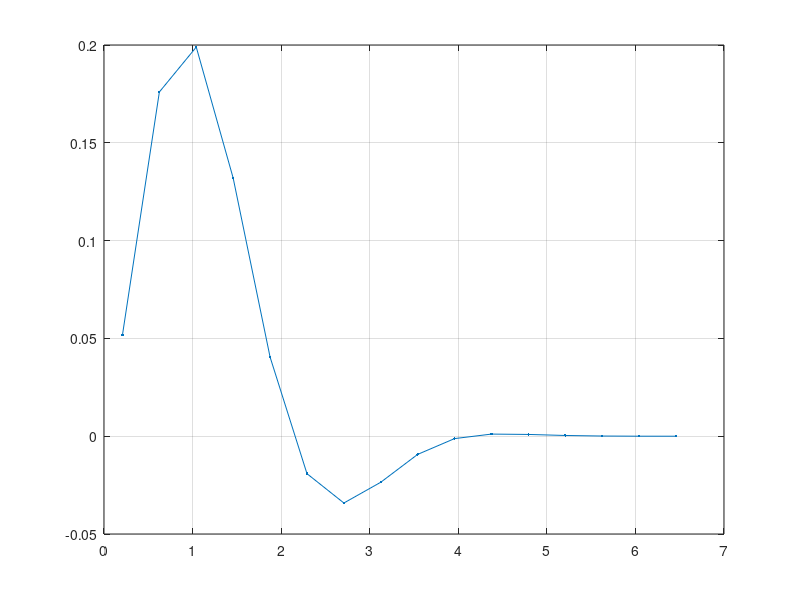
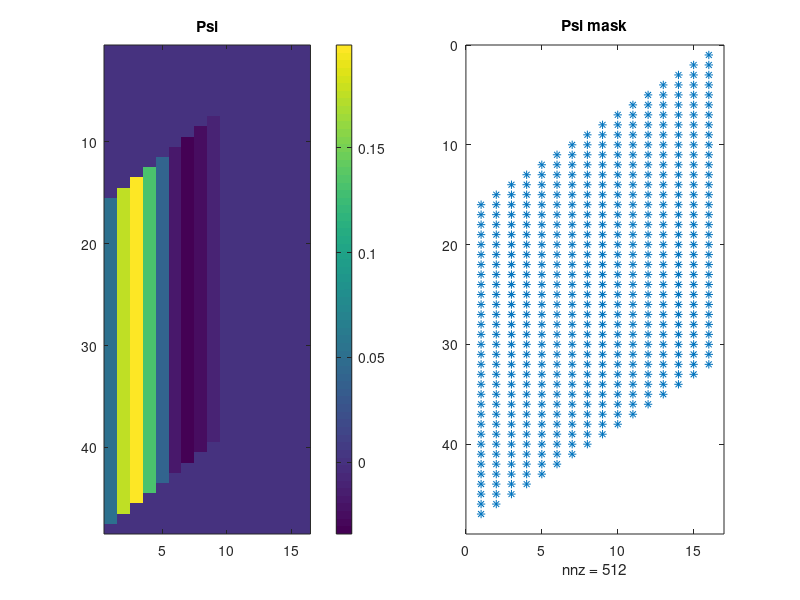

Write MATLAB code to recreate these figures, in order. (Note: this script raises an error after producing the figures.)
% from test4.m
% stationary kernel

clear all; rng(2024);

addpath /Users/leviathaniety/Documents/MATLAB/Functions;
thein = "/Users/leviathaniety/Dropbox (GaTech)/PROJ-PointProcessWithUncertainty/Codes/CodePackage/Input/";
theout = "/Users/leviathaniety/Dropbox (GaTech)/PROJ-PointProcessWithUncertainty/Codes/CodePackage/Output/";
theplot = "/Users/leviathaniety/Dropbox (GaTech)/PROJ-PointProcessWithUncertainty/Codes/CodePackage/Plots/";
thedoc = "test_f0_timeonly_stationary";


%% kenrel Psi
N = 32; %320;
Nprime = 16; %80;

T = 20; %max time length T
h = T/N;
tau_max = h*Nprime;

nt = (N+Nprime);
ntau = Nprime;
ut_kernel = 20; 
tau_grid = ((0.5:1:ntau)/nt)'*ut_kernel;

psi1 = 0.01*exp(-(8.*(tau_grid ).^2/25))...
    + 0.25*exp(-(6.*(tau_grid ).^2/25)).*sin(-0.05*pi+tau_grid/2*pi);

psi1= psi1';

figure(1),clf;
plot(tau_grid, psi1, '.-' )
grid on;

psi_full = ones(nt,1)*psi1;

%% make stationary
psi = psi_full;

% mask
a= ones(N+Nprime, Nprime);
psi_mask = triu(a, -N+1).*tril(a,0);
psi_mask = psi_mask(:,end:-1:1);
psi = psi.*psi_mask;


[im, jm, ~] = find(psi_mask);   %the nonzero indexing in the psi mask
indm = sub2ind( [N+Nprime, Nprime], im, jm);
vpsi = psi(indm); %[im,jm,vpsi] is the sparse repn of psi

figure(2),clf;
subplot(121), imagesc(psi);
title('Psi'); colorbar();
subplot(122), spy(psi_mask);
title('Psi mask'); 

% graph laplacian
Lt = make_1d_laplacian(Nprime+N)/h^2;
Ltau = make_1d_laplacian(Nprime)/h^2;



%% full K
% no mask
a= ones(N+Nprime, Nprime);
full_mask = triu(a, -N+1);
full_mask = full_mask(:,end:-1:1);
[imf, jmf, ~] = find(full_mask);
vpsi_full = psi_full(sub2ind( [N+Nprime, Nprime], imf, jmf));
K_full = sparse(imf,imf+jmf,vpsi_full, N+Nprime,N+Nprime);

%% K and Psi
jk = im+jm-Nprime;
K = sparse(im,jk,vpsi, N+Nprime,N);

% from K to psi
indk = sub2ind( [N+Nprime, N], im, jk);
vk = K(indk); %[im,jk,vk] is the sparse repn of psi

jm2 =jk+Nprime-im;
assert( norm(jm - jm2)<1e-15);

%psi2 = sparse(im,jk+Nprime-im, vk, N+Nprime, Nprime );
psi2 = sparse(im,jm, vk, N+Nprime, Nprime );
assert( norm(psi - psi2)<1e-15);

figure(3),clf;
subplot(121), imagesc(K);
title('K'); colorbar();
subplot(122), spy(K);



%% generate traj
phi_func = @(x) 1-exp(-x);

mu_true = 0.2; %0.125; 
    %mu = 0.2 for N= 320

M = 10000; 
y_ob = false(M, Nprime+N);

eta_ob = false(M, Nprime+N, N);
lambda_true = zeros(M,N);

disp('generating trajectories...')
tic,
for i = 1: Nprime+N
    
    if i <= Nprime
        
        if (0)
            y_ob(:, i ) = (rand( M, 1) < mu_true); % no use kernel
        else
            ypre = y_ob(:, 1:i-1);
            kernelt = K(1:i-1,i);
            lambdat =sum(bsxfun(@times, kernelt, ypre' ),1)'+ mu_true;
            pyt = phi_func( h*max(0,lambdat));
            y_ob(:, i) = (rand(M,1) <  pyt);
        end
    else
        t = i-Nprime;
        ypre = y_ob(:, t:t+Nprime-1);
        eta_ob(:, t:t+Nprime-1, t)= ypre;
        kernelt = K(t:t+Nprime-1,t);
        lambdat =sum(bsxfun(@times, kernelt, ypre' ),1)'+ mu_true;
        if min(lambdat) < 0
            warning( sprintf('min lamdba = %6.4f\n',min(lambdat)))
        end
       
        lambda_true(:,t) = lambdat; 
        pyt = phi_func( h*max(0,lambdat)); %todo: give warning if true lambda<0
        y_ob(:, i) = (rand(M,1) <  pyt);
    end
end
toc


%
[min_lam_true,i_min]= min(min(lambda_true,[],2));
max_lam_true= max(lambda_true(:));

figure(4);clf;
imagesc(lambda_true); colorbar;
title(sprintf('true lambda, min=%5.4f, max=%5.4f',min_lam_true,max_lam_true )); 

figure(5),clf;
imagesc(y_ob);
title('y observed')

figure(6), clf; hold on;
plot(lambda_true(3:5:20,:)')
plot(lambda_true(i_min,:)','.-')
grid on;

%return;

%% split data
event_data = y_ob;

ntr = 4800; %32000; %16000;
nte = min(500,M -ntr);

tmp = randperm(M);
idx_tr = tmp(1:ntr);
idx_te = tmp(ntr+1:ntr+nte);


event_data_tr = event_data(idx_tr,:);
event_data_te = event_data(idx_te,:);
            
lam_true_val = lambda_true(idx_te,:);
p_val_true =  phi_func(h* lam_true_val);


%% 

% zero init

X_row = zeros(1, Nprime); %initial matrix
X = zeros(N+Nprime,Nprime);


%% kernel recovery
use_VI = 0;

% barrier hyper parameter
min_b = 0.01; %0.03;
B_weight = 0.1; % 0.1
smooth_weight = 0.004; % 1*h^2
mode = "eliminate";


if use_VI
    label = "VI";
    lr_schedule = [0.4*ones(20,1), 0.2*ones(20,1), 0.2*ones(20,1) ];
else
    label = "GD";
    lr_schedule = [0.2*ones(20,1), 0.1*ones(20,1), 0.1*ones(20,1) ];
end

bs_schedule = [400*ones(60,1)];

num_epoch = numel(lr_schedule );

nll_all = zeros(num_epoch,1);
err1_kernel_all = zeros(num_epoch,1);
p_mae_all = zeros(num_epoch,2);
mu_mae_all = zeros(num_epoch,1);
mu_all = zeros(num_epoch,1);

if mode == "cheat"
    mu = mu_true;
elseif mode == "eliminate"
    mu = mean(mean(event_data_tr,2))/h;
end

for iepoch = 1:num_epoch

    etaK = lr_schedule(iepoch);
    batch_size = bs_schedule(iepoch);
    num_batch = floor(ntr/batch_size);

    disp('training...')
    tic,

    count_violates = 0; 

    nll_sum = 0;
    count_type2 = 0;

    idtr_epoch = randperm(ntr); % scrable training data
    for ibatch = 1: num_batch
        
        idtr_batch = idtr_epoch((ibatch-1)*batch_size+1:ibatch*batch_size);
        %%
        edata = event_data_tr(idtr_batch,:); 
             
        % compute projected data
        [Pob, Eob, eventJall,eventJob]= network_proj_mod_speed_N_graph2(edata, X, N+Nprime, Nprime, 1);
        
        % compute Lambda, size (1, Nob*batch_size)
        Lambda = sum(Pob{1,1},1)+mu;

        % decide if Lambda violates buffer
        lam_batch = zeros(batch_size, N*1); %[batch_size, N]
        for b = 1:batch_size
            lam_batch(b,:) = reshape((Lambda(:,(b-1)*N+1:b*N))',[N*1,1]);
        end

%         lam_batch_speed = lam_batch;


        min_lam_batch = min( lam_batch, [],2);
        id_type1 = find( min_lam_batch < min_b );
        batch_sz1 = numel(id_type1);
        if  batch_sz1 > 0
            min_min_lam_batch = min( min_lam_batch);
            warning(sprintf('has violation, min lam = %6.4f\n', min_min_lam_batch));
%             assert( min_min_lam_batch > 0 ); %still ask min to be >0
            if min_min_lam_batch < 0
                warning('min lam less than zero!')
            end
        end

        id_type2 = (1:batch_size);
        id_type2(id_type1) = [];
        id_type1_squeeze = zeros([1,N*batch_sz1]);
        for bb = 1:batch_sz1
            id = id_type1(bb);
            id_type1_squeeze((bb-1)*N+1:bb*N) = (id-1)*N+1:id*N;
        end
        batch_sz2 = batch_size-batch_sz1;
        
        count_violates = count_violates + batch_sz1;


        % compute log-likelihood on type2
        yob = sparse(1,eventJob{1,1},1,1,N*batch_size);
        yob_type1 = yob(id_type1_squeeze);
        yob_type2 = yob;
        yob_type2(id_type1_squeeze) = [];

        Lambda_type1 = Lambda(id_type1_squeeze);
        Lambda_type2 = Lambda;
        Lambda_type2(id_type1_squeeze) = [];

        lklhA1 = sum(yob_type2.*log( (1-exp(-h*Lambda_type2))./Lambda_type2) ,"all");
        lklhA2 = sum(yob_type2.*log(Lambda_type2),"all");
        lklhB = sum((1-yob_type2).*Lambda_type2,"all")*h;
        likelihood = (lklhA1+lklhA2-lklhB);

        nll_sum = nll_sum-likelihood;
        count_type2 = count_type2 +batch_sz2; %number of trajectories that is added into nll


        %% compute grad field for F on type2
        dldX = zeros(N+Nprime,Nprime); % gardient on kernel matrix 
        if use_VI % negative vector field to minimize the loss
            dldLambda =- kron((1-(exp(-h*Lambda))-yob), ones(1,1)); % (1,Nob*batch_sz2) 
        else % negative vector field to minimize the loss
            dldLambda = yob.*(h./(exp(h*Lambda)-1)) - h*(1-yob); % (1,Nob*batch_sz2)
        end


%         dldlam_batch = zeros(batch_sz2, N*1); %[batch_size, N]
%         for b = 1:batch_sz2
%             dldlam_batch(b,:) = reshape((dldLambda(:,(b-1)*N+1:b*N))',[N*1,1]);
%         end



        diag_ind = -(1:Nprime);

        % compute grad from dK
        Eob11 = Eob{1,1};
        dldK_k1k2 = zeros(N+Nprime,N);
        for ib = id_type2
            % sum over batch type 2
            dldK_k1k2 = dldK_k1k2 + Eob11(:,N*(ib-1)+1:N*ib).*kron(dldLambda(N*(ib-1)+1:N*ib), ones(N+Nprime,1));
        end
        % clear dldK_k1k2_alongbatch;
        dldK_k1k2_extend = zeros(N+Nprime,N+Nprime);
        dldK_k1k2_extend(:,Nprime+1:N+Nprime) = dldK_k1k2;

        % reshape dK to dPsi
        dldX_k1k2 = spdiags(dldK_k1k2_extend',diag_ind);
        dldX(:,:) = dldX_k1k2/batch_sz2; 
        



        %% compute grad field for barrier on type1
        dBdX = zeros(N+Nprime,Nprime);
        if batch_sz1 > 0

            if 0
                dBdLambda = -min_b./(Lambda);
            else
                dBdLambda = (Lambda-min_b)/(min_b*0.1);
            end
            
%             dBdLambda = -min_b./(Lambda);
            dBdLambda = dBdLambda.*(Lambda < min_b);
    
            % compute grad from dK
            dBdK_k1k2 = zeros(N+Nprime,N);
            for ib = id_type1
                % sum over batch
                dBdK_k1k2 = dBdK_k1k2 + Eob11(:,N*(ib-1)+1:N*ib).*kron(dBdLambda(N*(ib-1)+1:N*ib), ones(N+Nprime,1));
            end
            % clear dBdK_k1k2_alongbatch
            dBdK_k1k2_extend = zeros(N+Nprime,N+Nprime);
            dBdK_k1k2_extend(:,Nprime+1:Nprime+N) = dBdK_k1k2;
    
            % reshape dK to dPsi
            dBdX_k1k2 = spdiags(dBdK_k1k2_extend',diag_ind);
            dBdX(:,:) = dBdX_k1k2; 
            dBdX = dBdX*B_weight; %remove last row of dX
        end


        
       
       
        
        %% update kernel 
        dX = dldX-dBdX;  
        X_row = X_row + etaK*mean(dX,1); %update X
        X = kron(ones(N+Nprime,1), X_row);
        X = X.*psi_mask;

        

        

        %% update mu under eliminate mode
        if mode == "eliminate"
            mu_proposed = search_mu_timeonly(yob, sum(Pob{1,1},1), h, batch_size, mu);
            mu = 0.9*mu+0.1*mu_proposed;
            mu_all(iepoch) = mu;
        end

    end

    % smoothify kernel
    Lt = make_1d_laplacian(Nprime+N);
    Ltau = make_1d_laplacian(Nprime);

    X = X- etaK*smooth_weight*(Lt*X);

    X = X';
    X = X- etaK*smooth_weight*(Ltau*X);
    X = X';
    theta_psi = X;

    if mod(iepoch,10)==0
        figure(9),clf;
        imagesc(theta_psi); colorbar();
        title(sprintf('epoch %d',iepoch));
        drawnow();
    end
       
    %kernel error on submatrix    
        % todo: compute the vector on active region, N'*N size
    psi_sub = psi(Nprime: N, :);
    theta_psi_sub = theta_psi(Nprime: N, :);
    err1 = norm(theta_psi_sub - psi_sub, 'fro')/ norm(psi_sub,'fro');
    err1_kernel_all(iepoch) = err1;
    

    % epoch average nll
    nll_epoch =nll_sum/count_type2;
    nll_all(iepoch) = nll_epoch;

    % mu error
    errmu = abs(mu-mu_true)/mu_true;
    mu_mae_all(iepoch) = errmu;

    toc,

    %% prediction error on test traj
    disp('testing...')
    tic,
    [Pob_te, Eob_te, eventJall_te,eventJob_te]= network_proj_mod_speed_N_graph2(event_data_te, X, N+Nprime, Nprime, 1);

    % compute Lambda, size (1, N*batch_size)
    Lambda_te = sum(Pob_te{1,1},1)+mu;
    
    % reshape Lambda to pair the shape of data y
    lam_val = zeros(nte,N*1);
    for b = 1:nte
        lam_val(b,:) = reshape((Lambda_te(:,(b-1)*N+1:b*N))',[N*1,1]);
    end
    hatp_val = (1-exp(-h*lam_val));







    min_lam_val = min(lam_val,[],2);
    if sum( min_lam_val < min_b ) > 0
        warning('has violation on val set');
%         assert( min(min_lam_val) > 0);
    end
    
    mae_lam_val = mean(abs( lam_val - lam_true_val),2);
    l1_lam_val_true = mean(abs(lam_true_val), 2);
    [~,idmae] = sort( mae_lam_val,'descend');

    mae_p_val = mean(abs( hatp_val - p_val_true),2);
    l1_p_val_true = mean( abs(p_val_true), 2);
    relmae_p_val = mae_p_val./l1_p_val_true;
    avg_p_mae = mean(relmae_p_val);
    worst_p_mae = max(relmae_p_val );

    p_mae_all(iepoch,:) = [avg_p_mae,worst_p_mae];
    toc
            

    %%
    fprintf('epoch %d, count of viol=%d, nll_tr=%6.4f; err1=%6.4f, errmu = %6.4f, errp=%6.4f, %6.4f\n', ...
        iepoch, count_violates, nll_epoch, err1, errmu, avg_p_mae, worst_p_mae );



   
end




% return;



%% kernel
save(strcat(theout,thedoc,label,".mat"), "X");

%% true kernel plot


figure(11),clf;
fig = imagesc(reshape(psi(:,1:Nprime,1),[N+Nprime,Nprime]), 'YData', [-Nprime, N]); 
line([0,Nprime]+0.5, [0,-Nprime], 'Color', 'w','LineWidth',1);
line([0,Nprime]+0.5, [N,N-Nprime], 'Color', 'w','LineWidth',1);
colorbar();
fig.AlphaData = 0.8;
set(gca,'FontSize',8)
ax = gca;
xlabel('{Time delay} $j-i$','fontsize',8,'interpreter','latex');
ylabel('{Time index} $i$','fontsize',8,'interpreter','latex');
drawnow();
figH = gcf;
set(figH, 'Units', 'points','OuterPosition', [0 0 157 180]) % standard size: 19.7 17.5
exportgraphics(ax,strcat(theplot,thedoc,"_TrueKer.pdf"));  

%% kernel plot
% label = "VI"
% 
% X = load(strcat(theout,thedoc,label,".mat"));
% X = X.X;
% X = X.*psi_mask;

figure(12),clf;
fig = imagesc(reshape(X(:,1:Nprime,1),[N+Nprime,Nprime]), 'YData', [-Nprime, N]); 
line([0,Nprime]+0.5, [0,-Nprime], 'Color', 'w','LineWidth',1);
line([0,Nprime]+0.5, [N,N-Nprime], 'Color', 'w','LineWidth',1);
colorbar();
fig.AlphaData = 0.8;
set(gca,'FontSize',8)
ax = gca;
xlabel('{Time delay} $j-i$','fontsize',8,'interpreter','latex');
ylabel('{Time index} $i$','fontsize',8,'interpreter','latex');
drawnow();
figH = gcf;
set(figH, 'Units', 'points','OuterPosition', [0 0 157 180]) % standard size: 19.7 17.5
exportgraphics(ax,strcat(theplot,thedoc,"_EstKer",label,".pdf"));  

%% kernel error
% label = "VI"
% 
% X = load(strcat(theout,thedoc,label,".mat"));
% X = X.X;
% X = X.*psi_mask;


tmpX = X(Nprime+1:N,1:Nprime);
tmppsi = psi(Nprime+1:N,1:Nprime);
tmpdiff = tmpX-tmppsi;
tmppsi = reshape(tmppsi,[(N-Nprime)*Nprime,1]);
tmpdiff = reshape(tmpdiff,[(N-Nprime)*Nprime,1]);
if 1
    tmppsi = reshape(tmppsi, [(N-Nprime)*Nprime,1]);
    tmpdiff = reshape(tmpdiff, [(N-Nprime)*Nprime,1]);
end
kernel_error = [norm(tmpdiff,1);norm(tmpdiff,2);norm(tmpdiff,"inf")];
kernel_rela_err = kernel_error./[norm(tmppsi,1);norm(tmppsi,2);norm(tmppsi,"inf")];
fprintf(['-----Kernel Error Table----- \n' ...
    'Line 1: Rel l1, Rel l2, Rel l inf\n'])
kernel_rela_err'

save(strcat(theout,thedoc,label,"_EstKerRelErr.mat"), "kernel_rela_err");

%% mu
save(strcat(theout,thedoc,label,"_mu.mat"), "mu");

figure(7),clf;

box on;
plot(1:iepoch, mu_all(1:iepoch),'.-','LineWidth',1);
grid on;

xlabel('{Epoch}','interpreter','latex');
ylabel('{$\mu$}','interpreter','latex');
set(gca,'FontSize',8);
% lgd = legend('train','Location','best');
ax = gca;
figH = gcf;
set(figH, 'Units', 'points','OuterPosition', [0 0 235 235]) % standard size: 19.7 17.5
exportgraphics(ax,strcat(theplot,thedoc,label,"_mu_all",".pdf")); 
save(strcat(theout,thedoc,label,"_mu_all.mat"), "mu_all");

%% mu error
mudiff = mu-mu_true;
mu_error = [norm(mudiff,1);norm(mudiff,2);norm(mudiff,"inf")];
mu_rela_err = mu_error./[norm(mu_true,1);norm(mu_true,2);norm(mu_true,"inf")];
fprintf(['-----Mu Error Table----- \n' ...
    'Line 1: Rel l1, Rel l2, Rel l inf\n'])
mu_rela_err'
save(strcat(theout,thedoc,label,"_EstMuRelErr.mat"), "mu_rela_err");

%% likelihood plot
figure(8),clf;

box on;
plot(1:iepoch, nll_all(1:iepoch),'.-','LineWidth',1);
grid on;

xlabel('{Epoch}','interpreter','latex');
ylabel('{Negative log-likelihood}','interpreter','latex');
set(gca,'FontSize',8);
lgd = legend('train','Location','best');
ax = gca;
figH = gcf;
set(figH, 'Units', 'points','OuterPosition', [0 0 235 235]) % standard size: 19.7 17.5
exportgraphics(ax,strcat(theplot,thedoc,label,"_TrainLogLike",".pdf")); 
save(strcat(theout,thedoc,label,"_TrainLogLike",".mat"), "nll_all");

%% prob prediction error
[Pob_te, Eob_te, eventJall_te,eventJob_te]= network_proj_mod_speed_N_graph2(event_data_te, X, N+Nprime, Nprime, 1);
% compute Lambda, size (1, N*batch_size)
Lambda_te = sum(Pob_te{1,1},1)+mu;

% reshape Lambda to pair the shape of data y
lambda_te = zeros(N*1, nte);
for b = 1:nte
    lambda_te(:,b) = reshape((Lambda_te(:,(b-1)*N+1:b*N))',[N*1,1]);
end
prob_te = (1-exp(-h*lambda_te));

[Pob_te_tru, Eob_te, eventJall_te,eventJob_te]= network_proj_mod_speed_N_graph2(event_data_te, psi, N+Nprime, Nprime, 1);
% compute Lambda, size (1, N*batch_size)
Lambda_te_tru = sum(Pob_te_tru{1,1},1)+mu_true;

% reshape Lambda to pair the shape of data y
lambda_te_tru = zeros(N*1, nte);
for b = 1:nte
    lambda_te_tru(:,b) = reshape((Lambda_te_tru(:,(b-1)*N+1:b*N))',[N*1,1]);
end
prob_te_tru = (1-exp(-h*lambda_te_tru));


prob_diff = prob_te-prob_te_tru;



proberror = zeros([nte,6]); 
for l = 1:nte
    proberror(l,1) = norm(prob_diff(:,l),1)/N; % MAE
    proberror(l,2) = sqrt(norm(prob_diff(:,l),2).^2/N); % RMSE
    proberror(l,3) = norm(prob_diff(:,l),"inf"); % worst

    proberror(l,4) = norm(prob_diff(:,l),1)/norm(prob_te_tru(:,l),1); % Relative l1
    proberror(l,5) = norm(prob_diff(:,l),2)/norm(prob_te_tru(:,l),2); % Relative l2
    proberror(l,6) = norm(prob_diff(:,l),"inf")/norm(prob_te_tru(:,l),"inf"); % Relative l inf
end



fprintf(['-----Error Table----- \n' ...
    'Line 1: MAE, RMSE, Worst; Rel l1, Rel l2, Rel l inf\n'])
mean(proberror,1)
save(strcat(theout,thedoc,label,"_ProbPredErr",".mat"), "proberror");


return;

%% true kernel plot
figure(2),clf;
fig = imagesc(reshape(psi(:,1:Nprime,1),[N+Nprime,Nprime]), 'YData', [-Nprime, N]); 
line([0,Nprime], [0,-Nprime], 'Color', 'w','LineWidth',1);
line([0,Nprime], [N,N-Nprime], 'Color', 'w','LineWidth',1);
colorbar();
fig.AlphaData = 0.8;
set(gca,'FontSize',8)
ax = gca;
xlabel('{Time delay} $j-i$','fontsize',8,'interpreter','latex');
ylabel('{Time index} $i$','fontsize',8,'interpreter','latex');
drawnow();
figH = gcf;
set(figH, 'Units', 'points','OuterPosition', [0 0 157 180]) % standard size: 19.7 17.5
exportgraphics(ax,strcat(theplot,thedoc,"_TrueKer.pdf"));  



%% error table
label = "VI"

X = load(strcat(theout,thedoc,label,".mat"));
X = X.X;
mu = load(strcat(theout,thedoc,label,"_mu.mat"));
mu = mu.mu;

kernel_rela_err = load(strcat(theout,thedoc,label,"_EstKerRelErr.mat"));
kernel_rela_err = kernel_rela_err.kernel_rela_err

mu_rela_err = load(strcat(theout,thedoc,label,"_EstMuRelErr.mat"));
mu_rela_err = mu_rela_err.mu_rela_err

proberror = load(strcat(theout,thedoc,label,"_ProbPredErr",".mat"));
proberror = proberror.proberror;
mean_proberr = mean(proberror,1)
std_proberr = std(proberror,1)

label = "GD"

X = load(strcat(theout,thedoc,label,".mat"));
X = X.X;
mu = load(strcat(theout,thedoc,label,"_mu.mat"));
mu = mu.mu;

kernel_rela_err = load(strcat(theout,thedoc,label,"_EstKerRelErr.mat"));
kernel_rela_err = kernel_rela_err.kernel_rela_err

mu_rela_err = load(strcat(theout,thedoc,label,"_EstMuRelErr.mat"));
mu_rela_err = mu_rela_err.mu_rela_err

proberror = load(strcat(theout,thedoc,label,"_ProbPredErr",".mat"));
proberror = proberror.proberror;
mean_proberr = mean(proberror,1)
std_proberr = std(proberror,1)



%% prob prediction from VI and GD
tmp1 = isfile(strcat(theout,thedoc,"GD",".mat"));
tmp2 = isfile(strcat(theout,thedoc,"VI",".mat"));


if tmp1 && tmp2
    idx_te= randperm(nte, nte); 
    batch_size0 = 4;
    tmp = idx_te(1:batch_size0);
    tmp = [17      39    248    449 ]
    
    % LIKGD
    X = load(strcat(theout,thedoc,"GD",".mat"));
    X = X.X;
    mu = load(strcat(theout,thedoc,"GD","_mu.mat"));
    mu = mu.mu;

    [teP, teE, eventJall]= network_proj(event_data_te(tmp,:), X(1:N+Nprime-1,:), N+Nprime, Nprime, 1);
    teLambda = sum(teP{1,1},1)+mu;
    teprob_GD = (1-exp(-h.*teLambda));

    % LIKVI
    X = load(strcat(theout,thedoc,"VI",".mat"));
    X = X.X;
    mu = load(strcat(theout,thedoc,"VI","_mu.mat"));
    mu = mu.mu;

    [teP, teE, eventJall]= network_proj(event_data_te(tmp,:), X(1:N+Nprime-1,:), N+Nprime, Nprime, 1);
    teLambda = sum(teP{1,1},1)+mu;
    teprob_VI = (1-exp(-h.*teLambda));


    [truP, truE, eventJall]= network_proj(event_data_te(tmp,:), psi(1:N+Nprime-1,:), N+Nprime, Nprime, 1);
    truLambda = sum(truP{1,1},1)+mu_true;
    truprob = (1-exp(-h.*truLambda));

    figure(13),clf;
    ax = tiledlayout(floor(batch_size0/2),2);

    for b = 1:batch_size0
        nexttile
        hold on;    
        grid on;
        box on;
        jminvis = (N+Nprime)*(b-1)+1;
        jmaxvis = (N+Nprime)*b;
        eventJall1 = eventJall{1,1};
        eventJallvis = eventJall1(logical((eventJall1 < jmaxvis).*(eventJall1>= jminvis)));

        teLambdavis = teprob_GD(1,jminvis:jmaxvis);
        fig = plot(teLambdavis,'-.', 'linewidth', 1.5, 'Color', [1,0,0,0.5]);

        teLambdavis = teprob_VI(1,jminvis:jmaxvis);
        plot(teLambdavis,'--', 'linewidth', 1.5, 'Color', [0,0,1,0.5]);
    
        truLambdavis = truprob(1,jminvis:jmaxvis);
        plot(truLambdavis,'-', 'linewidth', 1.5, 'Color', [0 0 0 0.3]);
        plot(eventJallvis-jminvis+1,truprob(eventJallvis),'+');

        xlabel('{Time index} $j$','interpreter','latex');
        ylabel('{Predicted probability}','interpreter','latex');

        ylim([0.08,0.4]);
        xlim([1,N+Nprime])

        xticks(0:8:N+Nprime);
        xticklabels(-Nprime:8:N);
        lgd = legend('TULIK-GD','TULIK-VI','true','Location','best');
        lgd.NumColumns = 1;
        set(gca,'FontSize',8);

    end


    figH = gcf;
    set(figH, 'Units', 'points','OuterPosition', [0 0 470 320]);
    exportgraphics(ax,strcat(theplot,thedoc,"_ProbPred",".pdf"));
end

%% adjusted prob prediction from VI and GD
tmp1 = isfile(strcat(theout,thedoc,"GD",".mat"));
tmp2 = isfile(strcat(theout,thedoc,"VI",".mat"));


if tmp1 && tmp2
    idx_te= randperm(nte, nte); 
    batch_size0 = 3;
    tmp = idx_te(1:batch_size0);
    tmp = [  39    248    449 ]
    
    % LIKGD
    X = load(strcat(theout,thedoc,"GD",".mat"));
    X = X.X;
    mu = load(strcat(theout,thedoc,"GD","_mu.mat"));
    mu = mu.mu;

    [teP, teE, eventJall, eventJob]= network_proj_mod(event_data_te(tmp,:), X(1:N+Nprime-1,:), N+Nprime, Nprime, 1);
    teLambda = sum(teP{1,1},1)+mu;
    teprob_GD = (1-exp(-h.*teLambda));

    % LIKVI
    X = load(strcat(theout,thedoc,"VI",".mat"));
    X = X.X;
    mu = load(strcat(theout,thedoc,"VI","_mu.mat"));
    mu = mu.mu;

    [teP, teE, eventJall,eventJob]= network_proj_mod(event_data_te(tmp,:), X(1:N+Nprime-1,:), N+Nprime, Nprime, 1);
    teLambda = sum(teP{1,1},1)+mu;
    teprob_VI = (1-exp(-h.*teLambda));


    [truP, truE, eventJall, eventJob]= network_proj_mod(event_data_te(tmp,:), psi(1:N+Nprime-1,:), N+Nprime, Nprime, 1);
    truLambda = sum(truP{1,1},1)+mu_true;
    truprob = (1-exp(-h.*truLambda));

    figure(13),clf;
    ax = tiledlayout(1,3);

    for b = 1:batch_size0
        nexttile
        hold on;    
        grid on;
        box on;
        jminvis = (N)*(b-1)+1;
        jmaxvis = (N)*b;
        eventJall1 = eventJob{1,1};
        eventJallvis = eventJall1(logical((eventJall1 < jmaxvis).*(eventJall1>= jminvis)));

        teLambdavis = teprob_GD(1,jminvis:jmaxvis);
        fig = plot(teLambdavis,'-.', 'linewidth', 1.5, 'Color', [1,0,0,0.5]);

        teLambdavis = teprob_VI(1,jminvis:jmaxvis);
        plot(teLambdavis,'--', 'linewidth', 1.5, 'Color', [0,0,1,0.5]);
    
        truLambdavis = truprob(1,jminvis:jmaxvis);
        plot(truLambdavis,'-', 'linewidth', 1.5, 'Color', [0 0 0 0.3]);
        plot(eventJallvis-jminvis+1,truprob(eventJallvis),'+');

        xlabel('{Time index} $j$','interpreter','latex');
        ylabel('{Predicted probability}','interpreter','latex');

        ylim([0.08,0.42]);
        xlim([1,N]);

        xticks(0:8:N);
        xticklabels(0:8:N);
        if b == 1
            lgd = legend('TULIK-GD','TULIK-VI','true','Location','best');
            lgd.NumColumns = 1;
        end
        set(gca,'FontSize',8);

    end


    figH = gcf;
    set(figH, 'Units', 'points','OuterPosition', [0 0 470 200]);
    exportgraphics(ax,strcat(theplot,thedoc,"_ProbPred",".pdf"));
end

%% adjusted prob prediction from VI and GD
tmp1 = isfile(strcat(theout,thedoc,"GD",".mat"));
tmp2 = isfile(strcat(theout,thedoc,"VI",".mat"));


if tmp1 && tmp2
    idx_te= randperm(nte, nte); 
    batch_size0 = 3;
    tmp = idx_te(1:batch_size0);
    tmp = [  39    248    449 ]
    
    % LIKGD
    X = load(strcat(theout,thedoc,"GD",".mat"));
    X = X.X;
    mu = load(strcat(theout,thedoc,"GD","_mu.mat"));
    mu = mu.mu;

    [teP, teE, eventJall, eventJob]= network_proj_mod(event_data_te(tmp,:), X(1:N+Nprime-1,:), N+Nprime, Nprime, 1);
    teLambda = sum(teP{1,1},1)+mu;
    teprob_GD = (1-exp(-h.*teLambda));

    % LIKVI
    X = load(strcat(theout,thedoc,"VI",".mat"));
    X = X.X;
    mu = load(strcat(theout,thedoc,"VI","_mu.mat"));
    mu = mu.mu;

    [teP, teE, eventJall,eventJob]= network_proj_mod(event_data_te(tmp,:), X(1:N+Nprime-1,:), N+Nprime, Nprime, 1);
    teLambda = sum(teP{1,1},1)+mu;
    teprob_VI = (1-exp(-h.*teLambda));


    [truP, truE, eventJall, eventJob]= network_proj_mod(event_data_te(tmp,:), psi(1:N+Nprime-1,:), N+Nprime, Nprime, 1);
    truLambda = sum(truP{1,1},1)+mu_true;
    truprob = (1-exp(-h.*truLambda));

    figure(13),clf;
    ax = tiledlayout(1,3);

    for b = 1:batch_size0
        nexttile
        hold on;    
        grid on;
        box on;
        jminvis = (N)*(b-1)+1;
        jmaxvis = (N)*b;
        eventJall1 = eventJob{1,1};
        eventJallvis = eventJall1(logical((eventJall1 < jmaxvis).*(eventJall1>= jminvis)));

        teLambdavis = teprob_GD(1,jminvis:jmaxvis);
        fig = plot(teLambdavis,'-.', 'linewidth', 1.5, 'Color', [1,0,0,0.5]);

        teLambdavis = teprob_VI(1,jminvis:jmaxvis);
        plot(teLambdavis,'--', 'linewidth', 1.5, 'Color', [0,0,1,0.5]);
    
        truLambdavis = truprob(1,jminvis:jmaxvis);
        plot(truLambdavis,'-', 'linewidth', 1.5, 'Color', [0 0 0 0.3]);

        if length(eventJallvis)>0
            plot(eventJallvis-jminvis+1, 0*ones(1,length(eventJallvis)),'.', 'MarkerSize',10, 'Color', 'red');
        end
%         plot(eventJallvis-jminvis+1,truprob(eventJallvis),'+');

        xlabel('{Time index} $j$','interpreter','latex');
        ylabel('{Predicted probability}','interpreter','latex');

        ylim([0,0.56]);
        xlim([1,N]);

        xticks(0:8:N);
        xticklabels(0:8:N);
        if b == 1
            lgd = legend('TULIK-GD','TULIK-VI','true','events','Location','best');
            lgd.NumColumns = 1;
        end
        set(gca,'FontSize',8);

    end


    figH = gcf;
    set(figH, 'Units', 'points','OuterPosition', [0 0 470 200]);
    exportgraphics(ax,strcat(theplot,thedoc,"_ProbPred_Adjusted",".pdf"));
end
%% kernels plot

X = load(strcat(theout,thedoc,"GD",".mat"));
X_GD = X.X;

X = load(strcat(theout,thedoc,"VI",".mat"));
X_VI = X.X;

figure(2),clf;
box on;
plot(1:Nprime, psi(Nprime+1,1:Nprime),'-', 'linewidth', 2, 'Color', [0 0 0 0.3]);
grid on;
hold on;

plot(1:Nprime, X_GD(Nprime+1,1:Nprime),'-.', 'linewidth', 1, 'Color', [1,0,0,0.5]);
plot(1:Nprime, X_VI(Nprime+1,1:Nprime),'--', 'linewidth', 1, 'Color', [0,0,1,0.5]);

lgd = legend('true','TULIK-GD','TULIK-VI','Location','best');
lgd.NumColumns = 1;
set(gca,'FontSize',8)
ax = gca;
xlabel('{Time delay} $j-i$','fontsize',8,'interpreter','latex');
ylabel('$\psi_{j-i}$','fontsize',8,'interpreter','latex');
drawnow();
figH = gcf;
set(figH, 'Units', 'points','OuterPosition', [0 0 235 235]) % standard size: 19.7 17.5
exportgraphics(ax,strcat(theplot,thedoc,"_StationaryKerCompare.pdf"));  


%% 


nll_all = load(strcat(theout,thedoc,"GD","_TrainLogLike",".mat"));
nll_all_GD = nll_all.nll_all;
nll_all = load(strcat(theout,thedoc,"VI","_TrainLogLike",".mat"));
nll_all_VI = nll_all.nll_all;

figure(8),clf;

box on;
plot(1:num_epoch, nll_all_GD,'-.', 'linewidth', 1, 'Color', [1,0,0,0.5]);
grid on;
hold on;
plot(1:num_epoch, nll_all_VI,'--', 'linewidth', 1, 'Color', [0,0,1,0.5]);

xlabel('{Epoch}','interpreter','latex');
ylabel('{Negative log-likelihood}','interpreter','latex');
set(gca,'FontSize',8);
lgd = legend('TULIK-GD','TULIK-VI','Location','best');
lgd.NumColumns = 1;
ax = gca;
figH = gcf;
set(figH, 'Units', 'points','OuterPosition', [0 0 235 235]) % standard size: 19.7 17.5
exportgraphics(ax,strcat(theplot,thedoc,"_TrainLogLike",".pdf")); 


%%
mu_all = load(strcat(theout,thedoc,"GD","_mu_all.mat"));
mu_all_GD = mu_all.mu_all;

mu_all = load(strcat(theout,thedoc,"VI","_mu_all.mat"));
mu_all_VI = mu_all.mu_all;


figure(7),clf;

box on;
plot(1:num_epoch, mu_true*ones([num_epoch,1]),'-', 'linewidth', 1.5, 'Color', [0 0 0 0.3]);
grid on;
hold on;
plot(1:num_epoch, mu_all_GD,'-.', 'linewidth', 1, 'Color', [1,0,0,0.5]);
plot(1:num_epoch, mu_all_VI,'--', 'linewidth', 1, 'Color', [0,0,1,0.5]);

xlabel('{Epoch}','interpreter','latex');
ylabel('{$\mu$}','interpreter','latex');
lgd = legend('true','TULIK-GD','TULIK-VI','Location','best');
lgd.NumColumns = 1;
set(gca,'FontSize',8);
ax = gca;
figH = gcf;
set(figH, 'Units', 'points','OuterPosition', [0 0 235 235]) % standard size: 19.7 17.5
exportgraphics(ax,strcat(theplot,thedoc,"_mu_all",".pdf")); 
